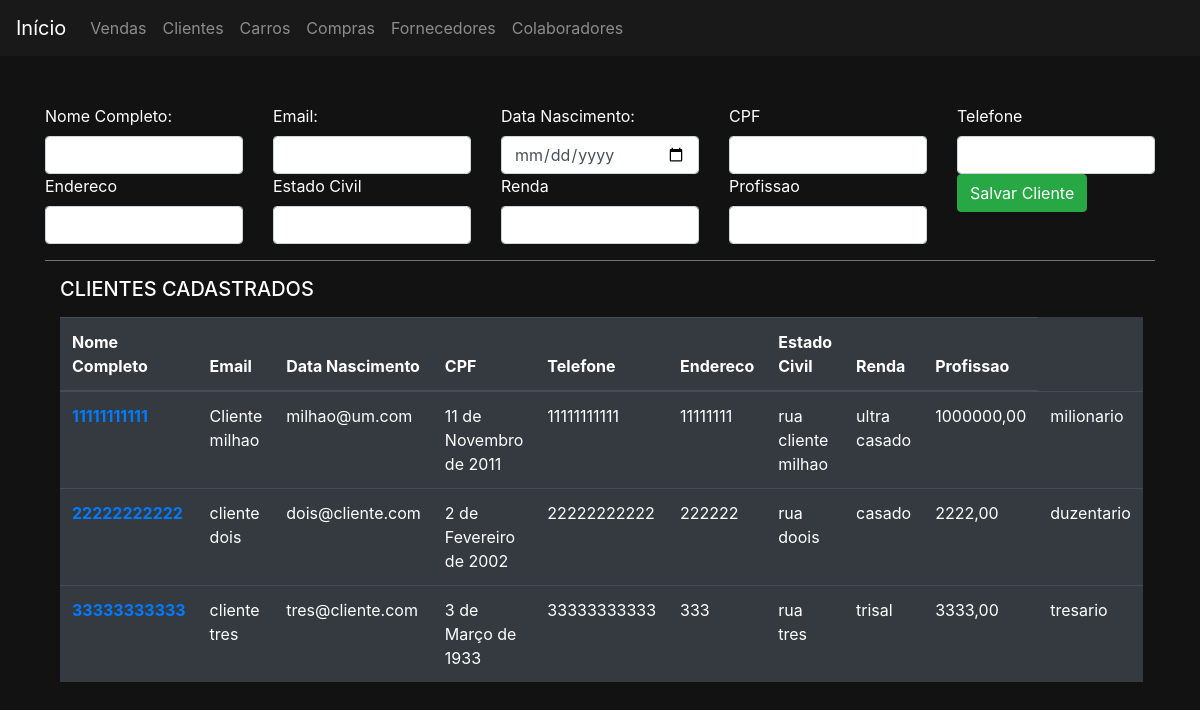
/clientes/, run on an earlier commit of the app's database.
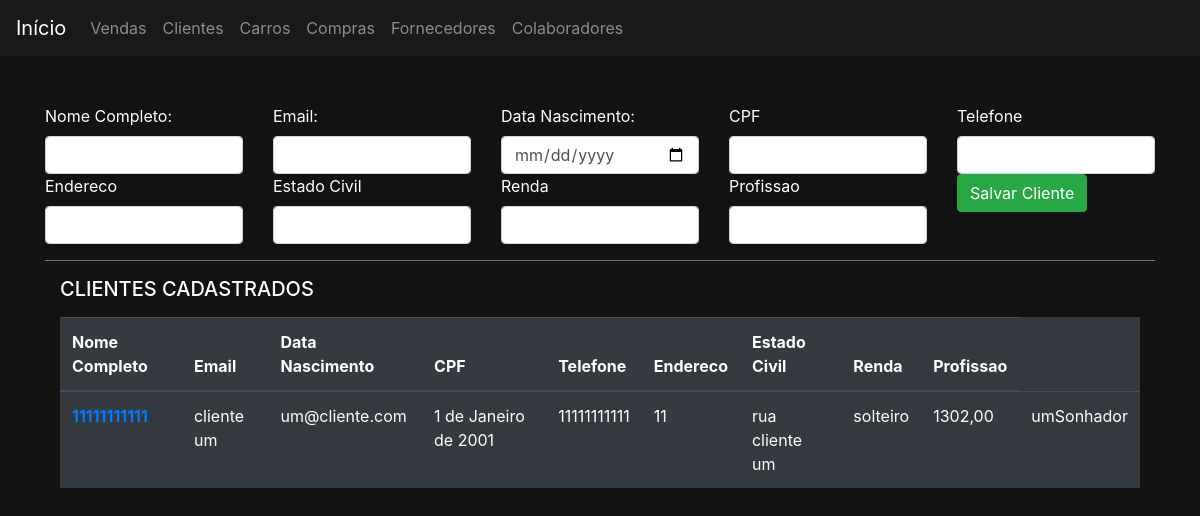
And on a later commit of the database.
### clientes/models.py (models this page shows)
class Cliente(Pessoa):
    renda = models.DecimalField(max_digits=15, decimal_places=2)
    profissao = models.CharField(max_length=20)

### clientes/views.py (the view, shortened to what this page needs)
# urls.py: path('clientes/', include('clientes.urls')),
def clientes(request):
    if request.method == "GET":
        clientes = Cliente.objects.all()
        return render(request, 'clientes.html', {'clientes':clientes})

### clientes/templates/clientes.html (shortened to what this page needs)
{% extends 'base.html' %}
{% block 'body' %}
    <div class="container">
        <form action="{% url 'clientes' %}" method="POST">
            <br><br>
            <div class="row">
                <div class="col-md">
                    <label>Nome Completo: </label>
                    <input class="form-control" type="text" name="nomeCompleto">
                </div>
                <div class="col-md">
                    <label>Email: </label>
                    <input class="form-control" type="email" name="email">
                </div>
                <div class="col-md">
                    <label> Data Nascimento: </label>
                    <input class="form-control" type="date" name="dataNascimento">
                </div>
                <div class="col-md">
                    <label>CPF</label>
                    <input class="form-control" type="text" name="cpf">
                </div>
                <div class="col-md">
                    <label>Telefone</label>
                    <input class="form-control" type="text" name="telefone">
                </div>
            </div>
            <div class="row">
                <div class="col-md">
                    <label>Endereco</label>
                    <input class="form-control" type="text" name="endereco">
                </div>
                <div class="col-md">
                    <label>Estado Civil</label>
                    <input class="form-control" type="text" name="estadoCivil">
                </div>
                <div class="col-md">
                    <label>Renda</label>
                    <input class="form-control" type="text" name="renda">
                </div>
                <div class="col-md">
                    <label>Profissao</label>
                    <input class="form-control" type="text" name="profissao">
                </div>
                <div class="col-md">
                    <input class="btn btn-success" type="submit" value="Salvar Cliente" >
                </div>
            </div>
        </form>
        <hr style="background-color: gray;">
        <div class="container">
            <table class="table table-dark">
                <label> <H5>CLIENTES CADASTRADOS</H5> </label>
                <thead>
                    <tr>
                        <th scope="col">Nome Completo</th>
                        <th scope="col">Email</th>
                        <th scope="col">Data Nascimento</th>
                        <th scope="col">CPF</th>
                        <th scope="col">Telefone</th>
                        <th scope="col">Endereco</th>
                        <th scope="col">Estado Civil</th>
                        <th scope="col">Renda</th>
                        <th scope="col">Profissao</th>
                    </tr>
                </thead>
                <tbody>
                    {% for cliente in clientes %}
                        <tr>
                            <th><a href=" {% url 'editar_cliente' cliente.id %}">{{ cliente.cpf }}</a></th>
                            <td>{{cliente.nomeCompleto}}</td>
                            <td>{{cliente.email}}</td>
                            <td>{{cliente.dataNascimento}}</td>
                            <td>{{cliente.cpf}}</td>
                            <td>{{cliente.telefone}}</td>
                            <td>{{cliente.endereco}}</td>
                            <td>{{cliente.estadoCivil}}</td>
                            <td>{{cliente.renda}}</td>
                            <td>{{cliente.profissao}}</td>
                        </tr>
                    {% endfor %}
                </tbody>
            </table>
        </div>
    </div>
{% endblock %}

What changed in the data, as far as the page shows it:
removed Cliente: cpf "22222222222", nomeCompleto "cliente dois", email "dois@cliente.com", dataNascimento "2 de Fevereiro de 2002", telefone "222222", endereco "rua doois", estadoCivil "casado", renda "2222,00", profissao "duzentario"
removed Cliente: cpf "33333333333", nomeCompleto "cliente tres", email "tres@cliente.com", dataNascimento "3 de Março de 1933", telefone "333", endereco "rua tres", estadoCivil "trisal", renda "3333,00", profissao "tresario"
changed Cliente: nomeCompleto "Cliente milhao" → "cliente um"; email "milhao@um.com" → "um@cliente.com"; dataNascimento "11 de Novembro de 2011" → "1 de Janeiro de 2001"; telefone "11111111" → "11"; endereco "rua cliente milhao" → "rua cliente um"; estadoCivil "ultra casado" → "solteiro"; renda "1000000,00" → "1302,00"; profissao "milionario" → "umSonhador"
